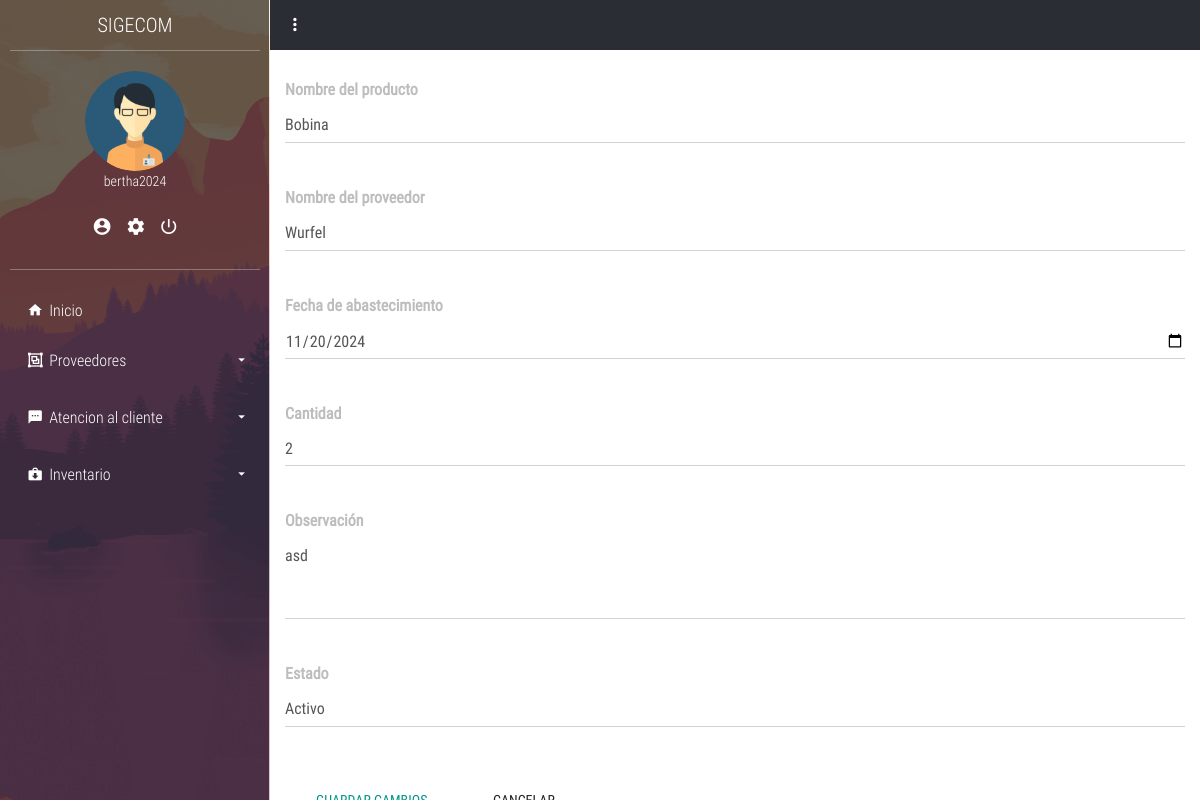
The app's page /inventario/movimientos/entrada/editar.php?Id_det_producto_proveedor=46 (signed in) with its own data.
### tables this page shows
CREATE TABLE IF NOT EXISTS `usuario` (
  `ID_usuario` int NOT NULL AUTO_INCREMENT,
  `id_personal` int DEFAULT NULL,
  `Nombre_usuario` varchar(50) NOT NULL,
  `Correo` varchar(250) DEFAULT NULL,
  `password` varchar(100) NOT NULL,
  `ID_tipousuario` int DEFAULT NULL,
  `Estado` int DEFAULT '1',
  `confirmado` int NOT NULL DEFAULT '0',
  `codigo` varchar(4) DEFAULT NULL,
  `token` int DEFAULT NULL,
  `fecha` timestamp NOT NULL,
  PRIMARY KEY (`ID_usuario`),
  KEY `ID_tipousuario` (`ID_tipousuario`),
  KEY `id_Personal` (`id_personal`)
);

CREATE TABLE IF NOT EXISTS `detalle_producto_proveedor` (
  `Id_det_producto_proveedor` int NOT NULL AUTO_INCREMENT,
  `ID_proveedor` int NOT NULL,
  `ID_producto` int DEFAULT NULL,
  `ID_usuario` int NOT NULL,
  `Fecha_abastecimiento` date NOT NULL,
  `cantidad` int DEFAULT NULL,
  `Observación` varchar(250) DEFAULT NULL,
  `Estado` varchar(50) DEFAULT NULL,
  PRIMARY KEY (`Id_det_producto_proveedor`),
  KEY `ID_proveedor` (`ID_proveedor`),
  KEY `ID_producto` (`ID_producto`),
  KEY `ID_usuario` (`ID_usuario`)
);

CREATE TABLE IF NOT EXISTS `productos` (
  `id_producto` int NOT NULL AUTO_INCREMENT,
  `nombre` varchar(100) NOT NULL,
  `descripcion` text,
  `id_tipo_producto` int DEFAULT NULL,
  `precio` decimal(10,2) NOT NULL,
  `fecha_registro` timestamp NULL DEFAULT CURRENT_TIMESTAMP,
  `estado` int DEFAULT '1',
  PRIMARY KEY (`id_producto`),
  KEY `id_tipo_producto` (`id_tipo_producto`)
);

CREATE TABLE IF NOT EXISTS `proveedor` (
  `ID_proveedor` int NOT NULL AUTO_INCREMENT,
  `Nombre` varchar(10) NOT NULL,
  `Dirección` varchar(100) NOT NULL,
  `Teléfono` varchar(100) NOT NULL,
  `Estado` varchar(50) DEFAULT '1',
  PRIMARY KEY (`ID_proveedor`)
);

### app/config.php (called while the page is built, shortened)
<?php
$URL = "http://localhost/sigecom/";

### layout/sesion.php (called while the page is built, shortened)
<?php
if (isset($_SESSION['sesion_usuario'])) {
    $nombre_usuario_sesion = $_SESSION['sesion_usuario'];
    $sql = "SELECT u.ID_usuario, u.Nombre_usuario, u.ID_tipousuario, tu.Nombre_tipousuario as rol, p.ID_cargo, u.Correo
            FROM usuario as u
            INNER JOIN tipo_usuario as tu ON u.ID_tipousuario = tu.ID_tipousuario
            INNER JOIN personal as p ON u.id_personal = p.ID_personal
            WHERE Nombre_usuario = :nombre_usuario_sesion";
    $query = $pdo->prepare($sql);
    $query->execute(['nombre_usuario_sesion' => $nombre_usuario_sesion]);
    $usuarios = $query->fetchAll(PDO::FETCH_ASSOC);
    foreach ($usuarios as $usuario) {
        $nombres_sesion = $usuario['Nombre_usuario'];
        $rol_sesion = $usuario['rol'];
    }
} else {
    echo "no existe sesion";
    header('Location: ' . $URL . '/login');
}

### inventario/movimientos/entrada/editar.php (the view, shortened to what this page needs)
<?php
include('../../../app/config.php');
include('../../../layout/sesion.php');
include('../../../layout/parte1.php');
$id_detalle_producto_proveedor = isset($_GET['Id_det_producto_proveedor']) ? (int)$_GET['Id_det_producto_proveedor'] : 0;
$consulta_detalle_producto_proveedor = $pdo->prepare("
    SELECT
        dpp.ID_proveedor,
        dpp.ID_producto,
        dpp.Fecha_abastecimiento,
        dpp.cantidad,
        dpp.Observación,
        dpp.Estado,
        p.nombre AS nombre_producto,
        tp.Nom_producto AS nombre_tipo_producto,
        pr.Nombre AS nombre_proveedor
    FROM
        detalle_producto_proveedor dpp
    LEFT JOIN
        productos p ON dpp.ID_producto = p.ID_producto
    LEFT JOIN
        tipo_producto tp ON p.id_tipo_producto = tp.ID_tipo_producto
    LEFT JOIN
        proveedor pr ON dpp.ID_proveedor = pr.ID_proveedor
    WHERE
        dpp.Id_det_producto_proveedor = :Id_det_producto_proveedor
");
$consulta_detalle_producto_proveedor->execute([':Id_det_producto_proveedor' => $id_detalle_producto_proveedor]);
$fila = $consulta_detalle_producto_proveedor->fetch(PDO::FETCH_ASSOC);
?>
<div class="container-fluid">
    <form id="editarFormDetalleProductoProveedor">
        <div class="form-group">
            <label for="nombre-producto">Nombre del producto</label>
            <select class="form-control" id="nombre-producto" name="ID_producto">
                <?php
                $consulta_producto = $pdo->prepare("SELECT ID_producto, nombre FROM productos WHERE estado = 1 ORDER BY nombre");
                $consulta_producto->execute();
                if ($consulta_producto->rowCount() > 0) {
                    while ($fila_producto = $consulta_producto->fetch(PDO::FETCH_ASSOC)) {
                        echo "<option value='{$fila_producto['ID_producto']}'" .
                             ($fila_producto['ID_producto'] == $fila['ID_producto'] ? ' selected' : '') .
                             ">{$fila_producto['nombre']}</option>";
                    }
                } else {
                    echo "<option>No hay ningun producto disponible o está en estado inactivo</option>";
                }
                ?>
            </select>
        </div>
        <div class="form-group">
            <label for="nombre-proveedor">Nombre del proveedor</label>
            <select class="form-control" id="nombre-proveedor" name="ID_proveedor">
                <?php
                $consulta_proveedor = $pdo->prepare("SELECT ID_proveedor, Nombre FROM proveedor WHERE Estado = 1 ORDER BY Nombre");
                $consulta_proveedor->execute();
                while ($fila_proveedor = $consulta_proveedor->fetch(PDO::FETCH_ASSOC)) {
                    echo "<option value='{$fila_proveedor['ID_proveedor']}'" .
                         ($fila_proveedor['ID_proveedor'] == $fila['ID_proveedor'] ? ' selected' : '') .
                         ">{$fila_proveedor['Nombre']}</option>";
                }
                ?>
            </select>
        </div>
        <div class="form-group">
            <label for="fecha-abastecimiento">Fecha de abastecimiento</label>
            <input type="date" class="form-control" id="fecha-abastecimiento" name="Fecha_abastecimiento"
                   value="<?php echo $fila['Fecha_abastecimiento']; ?>" required>
        </div>
        <div class="form-group">
            <label for="cantidad">Cantidad</label>
            <input type="number" class="form-control" id="cantidad" name="cantidad"
                   value="<?php echo $fila['cantidad']; ?>" required>
        </div>
        <div class="form-group">
            <label for="observacion">Observación</label>
            <textarea class="form-control" id="observacion" name="Observación" rows="3"><?php echo $fila['Observación']; ?></textarea>
        </div>
        <div class="form-group">
            <label for="estado">Estado</label>
            <select class="form-control" id="estado" name="Estado">
                <option value="1" <?php echo $fila['Estado'] == 1 ? 'selected' : ''; ?>>Activo</option>
            </select>
        </div>
        <button type="submit" class="btn btn-primary">Guardar Cambios</button>
        <a href="javascript:window.history.back();" class="btn btn-default">Cancelar</a>
    </form>
</div>

### layout/parte1.php (shortened to what this page needs)
<!DOCTYPE html>
<html lang="es">
<head>
	<link rel="stylesheet" href="<?php echo $URL; ?>/plant/css/main.css">
</head>
<body>
	<section class="full-box cover dashboard-sideBar">
		<div class="full-box dashboard-sideBar-ct">
			<div class="full-box text-uppercase text-center text-titles dashboard-sideBar-title">
				SIGECOM <i class="zmdi zmdi-close btn-menu-dashboard visible-xs"></i>
			</div>
			<div class="full-box dashboard-sideBar-UserInfo">
				<figure class="full-box">
					<img src="<?php echo $URL; ?>/plant/assets/avatars/AdminMaleAvatar.png" alt="UserIcon">
					<figcaption class="text-center text-titles"><?php echo $nombres_sesion; ?></figcaption>
				</figure>
				<ul class="full-box list-unstyled text-center">
					<li>
						<a href="<?php echo $URL; ?>/my_data" title="Mis datos">
							<i class="zmdi zmdi-account-circle"></i>
						</a>
					</li>
					<li>
						<a href="<?php echo $URL; ?>/my_account" title="Mi cuenta">
							<i class="zmdi zmdi-settings"></i>
						</a>
					</li>
					<li>
    <a href="#" title="Cerrar Sesión" onclick="confirmacionCerrarSesion(event)">
        <i class="zmdi zmdi-power"></i>
    </a>
</li>
				</ul>
			</div>
			<ul class="list-unstyled full-box dashboard-sideBar-Menu">
				<li>
					<a href="<?php echo $URL; ?>/home.php">
						<i class="zmdi zmdi-home zmdi-hc-fw"></i> Inicio
					</a>
				</li>
				<?php if ($rol_sesion !== "tecnico"): ?>
				<li>
					<a href="#!" class="btn-sideBar-SubMenu">
						<i class="zmdi zmdi-group zmdi-hc-fw"></i> Proveedores <i class="zmdi zmdi-caret-down pull-right"></i>
					</a>
					<ul class="list-unstyled full-box">
					</ul>
				</li>
<?php endif; ?>
				<?php if ($rol_sesion !== "tecnico"): ?>
				<li>
					<a href="#!" class="btn-sideBar-SubMenu">
						<i class="zmdi zmdi-comment-more zmdi-hc-fw"></i> Atencion al cliente<i class="zmdi zmdi-caret-down pull-right"></i>
					</a>
					<ul class="list-unstyled full-box">
					</ul>
				</li>
				<?php endif; ?>
				<?php if ($rol_sesion !== "tecnico"): ?>
				<li>
					<a href="#!" class="btn-sideBar-SubMenu">
						<i class="zmdi zmdi-case-download zmdi-hc-fw"></i> Inventario <i class="zmdi zmdi-caret-down pull-right"></i>
					</a>
					<ul class="list-unstyled full-box">
					</ul>
				</li>
				<?php endif; ?>
			</ul>
		</div>
	</section>
	<section class="full-box dashboard-contentPage">
		<nav class="full-box dashboard-Navbar">
			<ul class="full-box list-unstyled text-right">
				<li class="pull-left">
					<a href="#!" class="btn-menu-dashboard"><i class="zmdi zmdi-more-vert"></i></a>
				</li>
			</ul>
		</nav>
</body>
</html>

### plant/css/main.css (style rules this page uses)
body, html { background-color: #fff; width: 100%; height: 100%; margin: 0; padding: 0; position: relative; font-size: 16px; font-family: 'RobotoCondensed'; overflow: hidden; }
.full-box { margin: 0; padding: 0; width: 100%; box-sizing: border-box; }
.cover { background: 50% 50% no-repeat; background-size: cover; }
.text-titles { font-family: 'RobotoCondensedLight' }
.dashboard-sideBar, .dashboard-contentPage { position: absolute; top: 0; height: 100%; transition: all .3s ease-in-out; }
.dashboard-sideBar, .dashboard-sideBar-ct { width: 270px; }
.dashboard-sideBar { left: 0; z-index: 2; background-image: url('../assets/img/sideBar.png'); border-right: 1px solid rgba(255, 255, 255, .7); overflow: hidden; }
.dashboard-sideBar-ct { position: relative; height: 100%; background-color: rgba(42, 45, 52, 0.7); padding: 0 10px; padding-bottom: 30px; }
.dashboard-sideBar-title, .dashboard-sideBar-title > i { height: 50px; line-height: 50px; color: #fff; font-size: 20px; }
.dashboard-sideBar-title { position: relative; }
.dashboard-sideBar-UserInfo { border-top: 1px solid rgba(255, 255, 255, .3); border-bottom: 1px solid rgba(255, 255, 255, .3); color: #fff; font-size: 14px; padding: 20px 0; }
.dashboard-sideBar-UserInfo figure img { width: 100px; height: 100px; border-radius: 100%; display: block; margin: 0 auto; }
.dashboard-sideBar-UserInfo ul { margin-top: 15px; }
.dashboard-sideBar-UserInfo ul > li, .dashboard-sideBar-UserInfo ul > li > a { display: inline-block; color: #fff; }
.dashboard-sideBar-UserInfo ul > li > a { outline: none; font-size: 20px; padding: 7px; transition: all .3s ease-in-out; }
.dashboard-sideBar-Menu { padding-top: 15px; }
.dashboard-sideBar-Menu > li, .dashboard-sideBar-Menu > li > a, .dashboard-sideBar-Menu > li > ul > li, .dashboard-sideBar-Menu > li > ul > li > a { line-height: 50px; font-family: "RobotoCondensedLight"; display: block; color: #fff; text-decoration: none; border-radius: 4px; transition: all .3s ease-in-out; position: relative; }
.dashboard-sideBar-Menu > li > a > i.zmdi-caret-down { line-height: 50px; transition: all .3s ease-in-out; }
.dashboard-sideBar-Menu > li > a { padding: 0 15px; box-sizing: border-box; height: 50px; outline: none; }
.dashboard-sideBar-Menu > li > ul { position: relative; padding-top: 7px; height: 0; overflow: hidden; }
.dashboard-contentPage { right: 0; z-index: 1; padding-left: 270px; }
.dashboard-Navbar, .dashboard-Navbar > ul, .dashboard-Navbar > ul >li, .dashboard-Navbar > ul > li > a { height: 50px; line-height: 50px; }
.dashboard-Navbar > ul > li > a { outline: none; }
.dashboard-Navbar { background-color: #2A2D34; overflow: hidden; }
.dashboard-Navbar > ul >li, .dashboard-Navbar > ul > li > a { display: inline-block; width: 50px; text-align: center; color: #fff; margin: 0; padding: 0; font-size: 20px; transition: all .3s ease-in-out; position: relative; }

### inventario/movimientos/entrada/editar.php (style rules this page uses)
#editarFormDetalleProductoProveedor { margin-top: 20px; }
#editarFormDetalleProductoProveedor .form-group { margin-bottom: 20px; }
#editarFormDetalleProductoProveedor .form-group label { font-weight: bold; }
#editarFormDetalleProductoProveedor .btn { margin-top: 20px; }

### records on screen
usuario: Nombre_usuario "bertha2024"
detalle_producto_proveedor: ID_producto "Bobina", ID_proveedor "Wurfel", Fecha_abastecimiento "11/20/2024", cantidad "2", Observación "asd", Estado "Activo"
